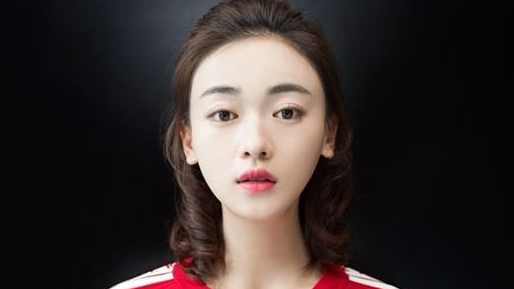
#> input picture opencv/imgs/face.png, 514 x 289 px
$ python face_recognition.py
#> lines starting #> are read from the running program, lines starting #| are printed output that depends on the picture
import cv2
import matplotlib.pyplot as plt
import numpy as np

def show(image):
    plt.imshow(image)
    plt.axis('off')
    plt.show()

def imread(image):

#> called with image = './imgs/face.png'
    image = cv2.imread(image)
#> image is the input picture: shape (289, 514, 3); mean B, G, R 45.2, 46.8, 55.4
    image = cv2.cvtColor(image,cv2.COLOR_BGR2RGB)
    return image
def facedetect(image):
    image = imread(image)
    # 级联分类器
    detector = cv2.CascadeClassifier('haarcascade_frontalface_alt.xml')
    rects = detector.detectMultiScale(image, scaleFactor=1.1, minNeighbors=2, minSize=(10,10), flags=cv2.CASCADE_SCALE_IMAGE)
#> rects = [[165, 41, 182, 182]]
    for (x,y,w,h) in rects:
        # 画矩形框
        cv2.rectangle(image, (x,y), (x+w,y+h), (0,255,0), 2)
#> this loop made 1 pass
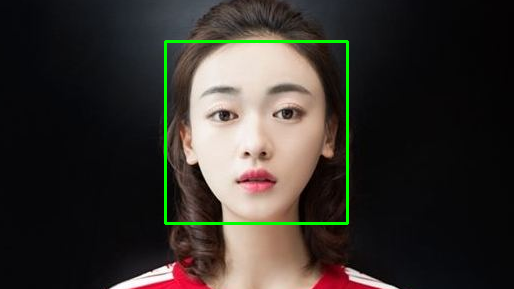
#> image: shape (289, 514, 3); mean R, G, B 54.4, 49.7, 44.4
    show(image)
facedetect('./imgs/face.png')
